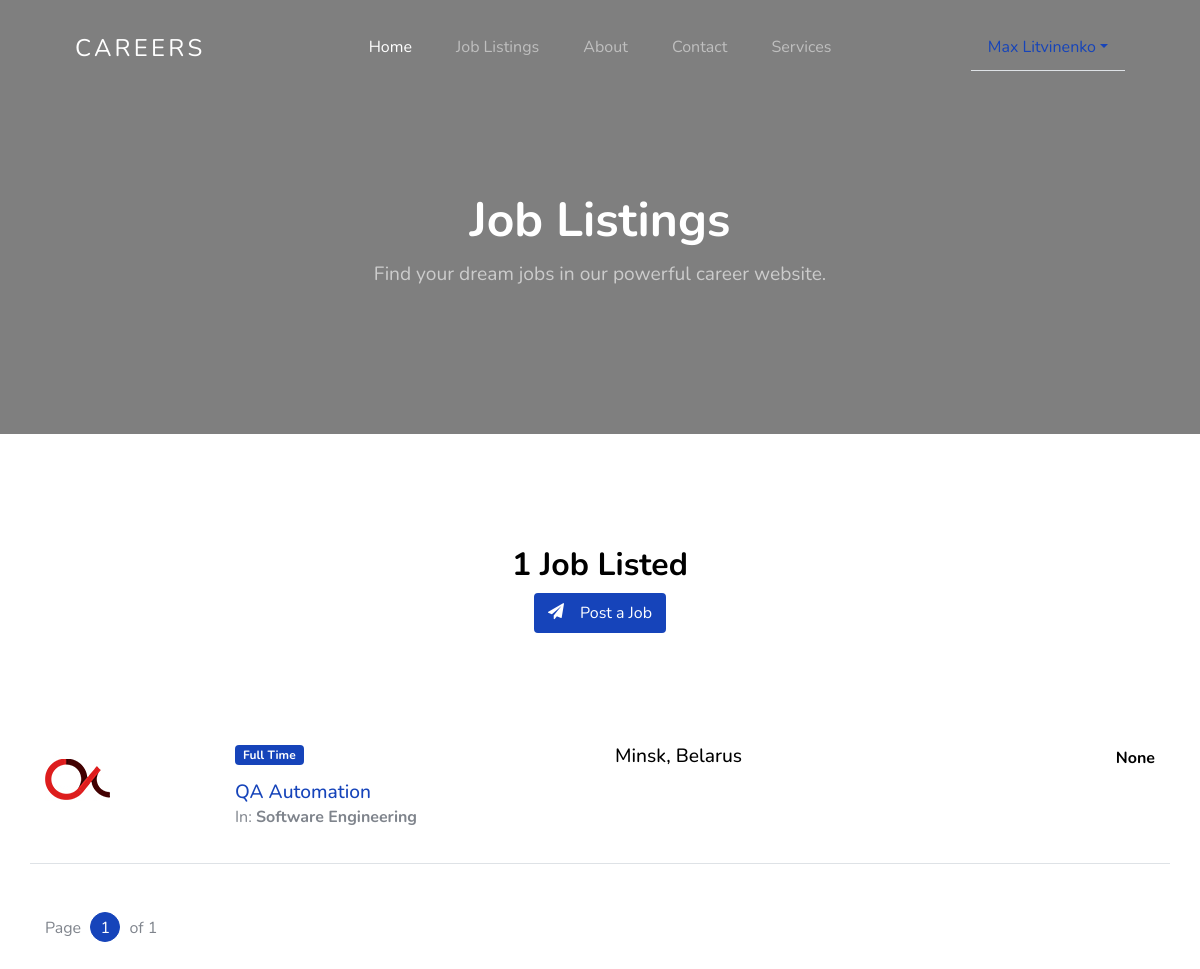
/jobs/job-listing/ (signed in), run on the app's committed database.
### jobs/models.py (models this page shows, shortened)
class JobListing(models.Model):
    user = models.ForeignKey(settings.AUTH_USER_MODEL, on_delete=models.CASCADE,
                             null=True, editable=False, blank=True)
    title = models.CharField(max_length=100)
    company_name = models.CharField(max_length=200)
    employment_status = models.CharField(choices=JOB_TYPE, max_length=10)
    vacancy = models.CharField(max_length=10, null=True)
    gender = models.CharField(choices=GENDER, max_length=30, null=True)
    category = models.CharField(choices=CATEGORY, max_length=30)
    description = models.TextField()
    responsibilities = models.TextField()
    experience = models.CharField(max_length=100)
    job_location = models.CharField(max_length=120)
    Salary = models.CharField(max_length=100, null=True, blank=True)
    image = models.ImageField(blank=True, upload_to='media', null=True)
    application_deadline = models.DateTimeField()
    published_on = models.DateTimeField(default=timezone.now)
    class Meta:
        ordering = ['-id']

### jobs/views.py (the view)
# urls.py: path('job-listing/', job_listing, name='job-listing'),
@login_required
def job_listing(request):
    query = JobListing.objects.all().count()
    qs = JobListing.objects.all().order_by('-published_on')
    paginator = Paginator(qs, 3)  # Show 3 jobs per page
    page = request.GET.get('page')
    try:
        qs = paginator.page(page)
    except PageNotAnInteger:
        qs = paginator.page(1)
    except EmptyPage:
        qs = paginator.page(paginator.num_pages)
    context = {
        'query': qs,
        'job_qs': query
    }
    return render(request, "jobs/job_listing.html", context)

### templates/jobs/job_listing.html (shortened to what this page needs)
{% extends 'base.html' %}
{% load static %}
{% block content %}
    <section class="home-section section-hero inner-page overlay bg-image" id="home-section">
        <div class="container">
            <div class="row align-items-center justify-content-center">
                <div class="col-md-12">
                    <div class="mb-5 text-center">
                        <h1 class="text-white font-weight-bold">Job Listings</h1>
                        <p>Find your dream jobs in our powerful career website.</p>
                    </div>
                </div>
            </div>
        </div>
    </section>
    <section class="site-section">
        <div class="container">
            <div class="row mb-5 justify-content-center">
                <div class="col-md-7 text-center">
                    <h2 class="section-title mb-2">{{ job_qs }} Job Listed</h2>
                    <div class="mb-5 text-center">
                        <a href="{% url 'jobs:job-post' %}"
                           class="btn btn-primary border-width-2 d-none d-lg-inline-block">
                      <span class="mr-2 icon-paper-plane">
                      </span>Post a Job</a>
                    </div>
                </div>
            </div>
            <div class="mb-5">
                {% for q in query %}
                    <div class="row align-items-start job-item border-bottom pb-3 mb-3 pt-3">
                        <div class="col-md-2">
                            <a href=""><img class="img-fluid" src="{% static 'images/featured-listing-2.jpg' %}"
                                            alt="image"></a>
                        </div>
                        <div class="col-md-4">
              <span class="badge badge-primary px-2 py-1 mb-3">
                    {{ q.employment_status }}
              </span>
                            <h2><a href="{% url 'jobs:job-single' q.id %}">{{ q.title }}</a></h2>
                            In: <strong>{{ q.category }}</strong></p>
                        </div>
                        <div class="col-md-3 text-left">
                            <h3>{{ q.job_location }}</h3>
                        </div>
                        <div class="col-md-3 text-md-right">
                            <strong class="text-black">{{ q.Salary }}</strong>
                        </div>
                    </div>
                {% endfor %}
            </div>
            <div class="row pagination-wrap">
                <div class="col-md-6 text-center text-md-left">
                    <div class="custom-pagination ml-auto">
                        <div class="d-inline-block">
                            Page <a href="#" class="active">{{ query.number }}</a> of {{ query.paginator.num_pages }}
                        </div>
                    </div>
                </div>
            </div>
        </div>
    </section>
{% endblock %}

### templates/navbar.html (shortened to what this page needs)
{% load static %}
<header class="site-navbar mt-3">
  <div class="container-fluid">
    <div class="row align-items-center">
      <div class="site-logo col-6"><a href="{% url 'home' %}">Careers</a></div>
      <nav class="mx-auto site-navigation">
        <ul class="site-menu js-clone-nav d-none d-xl-block ml-0 pl-0">
          <li><a href="{% url 'home' %}" class="nav-link active">Home</a></li>
          <li><a href="{% url 'jobs:job-listing' %}">Job Listings</a></li>
          <li><a href="{% url 'jobs:about' %}">About</a></li>
          <li><a href="{% url 'jobs:contact' %}">Contact</a></li>
             <li><a href="{% url 'jobs:service' %}"> Services</a></li>
        </ul>
      </nav>
    {% if user.is_authenticated %}
      <div class="right-cta-menu text-right d-flex aligin-items-center col-6">
        <div class="ml-auto">
          <ul class="nav nav-tabs">
          <li class="nav-item dropdown">
            <a class="nav-link dropdown-toggle" data-toggle="dropdown" href="#" role="button" aria-haspopup="True" aria-expanded="false">
              {{request.user.first_name}} {{request.user.last_name}}</a>
          </li>
          </ul>
        </div>
      </div>
    {% endif %}
    </div>
  </div>
</header>

### static/css/style.css (style rules this page uses)
.site-navbar { margin-bottom: 0px; z-index: 1999; position: absolute; width: 100%; top: 2rem; }
.site-navbar .container-fluid { padding-left: 7rem; padding-right: 7rem; }
.site-navbar .site-logo { position: absolute; left: 5%; }
.site-navbar .site-logo a { color: #fff; font-size: 1.5rem; letter-spacing: .2rem; text-transform: uppercase; }
.site-navbar .site-burger-menu, .site-navbar .right-cta-menu { position: absolute; right: 5%; }
.site-navbar .site-navigation { position: absolute; left: 50%; -webkit-transform: translateX(-50%); -ms-transform: translateX(-50%); transform: translateX(-50%); z-index: 5; }
.site-navbar .site-navigation .site-menu { margin-bottom: 0; }
.site-navbar .site-navigation .site-menu .active { color: #fff; display: inline-block; padding: 5px 20px; }
.site-navbar .site-navigation .site-menu a { text-decoration: none !important; display: inline-block; position: relative; }
.site-navbar .site-navigation .site-menu > li { display: inline-block; }
.site-navbar .site-navigation .site-menu > li > a { padding: 20px 20px !important; color: rgba(255, 255, 255, 0.5); display: inline-block; text-decoration: none !important; }
.site-mobile-menu .site-nav-wrap { padding: 0; margin: 0; list-style: none; position: relative; }
.site-mobile-menu .site-nav-wrap a { padding: 10px 20px; display: block; position: relative; color: #212529; }
.site-mobile-menu .site-nav-wrap li { position: relative; display: block; }
.site-mobile-menu .site-nav-wrap li .active { color: #000; }
.site-mobile-menu .site-nav-wrap > li { display: block; position: relative; float: left; width: 100%; }
.site-mobile-menu .site-nav-wrap > li > a { padding-left: 20px; font-size: 20px; }
body { font-weight: 400; font-size: 1rem; line-height: 1.7; position: relative; }
body:after { content: ""; position: absolute; top: 0; left: 0; right: 0; bottom: 0; background: rgba(0, 0, 0, 0.7); z-index: 100; opacity: 0; visibility: hidden; -webkit-transition: .3s all ease; -o-transition: .3s all ease; transition: .3s all ease; }
h1, h2, h3, h4 { color: #000; }
.site-section { padding-top: 7rem; padding-bottom: 7rem; position: relative; z-index: 2; }
.text-black { color: #000 !important; }
.home-section { position: relative; }
.home-section > .container { z-index: 2; position: relative; }
.home-section h1 { font-size: 3rem; color: #fff; font-weight: 200; }
.home-section p { font-size: 1.2rem; color: rgba(255, 255, 255, 0.6); }
.bg-image { background-size: cover; background-position: center center; background-repeat: no-repeat; }
.section-title { font-size: 2rem; font-weight: 700; }
.section-hero, .section-hero > .container > .row { height: 100vh; min-height: 900px; }
.section-hero.inner-page, .section-hero.inner-page > .container > .row { height: auto; min-height: auto; padding-top: 6em; padding-bottom: 3em; }
.section-hero.overlay, .section-hero.overlay-2 { position: relative; }
.section-hero.overlay:before, .section-hero.overlay-2:before { z-index: 1; position: absolute; content: ""; top: 0; left: 0; right: 0; bottom: 0; background: rgba(0, 0, 0, 0.5); }
.section-hero > .container { z-index: 2; position: relative; }
.btn:after, .btn:before { display: none; }
.btn.btn-primary { color: #fff; }
.custom-pagination a { width: 30px; height: 30px; line-height: 30px; display: inline-block; border-radius: 50%; border: 1px solid #dee2e6; text-align: center; margin: 0 5px; text-decoration: none; }
.custom-pagination a.active, .custom-pagination a:hover { background: #1644ba; color: #fff; border-color: #1644ba; }
.border-width-2 { border-width: 2px !important; }
.job-item h2, .job-item h3 { font-size: 1.2rem; margin-bottom: 0; }

### data on the page
JobListing: employment_status "Full Time", title "QA Automation", category "Software Engineering", job_location "Minsk, Belarus", Salary "None"

### other printed values
{{ request.user.first_name }} "Max"
{{ request.user.last_name }} "Litvinenko"
{{ job_qs }} "1"
{{ query.number }} "1"
{{ query.paginator.num_pages }} "1"
